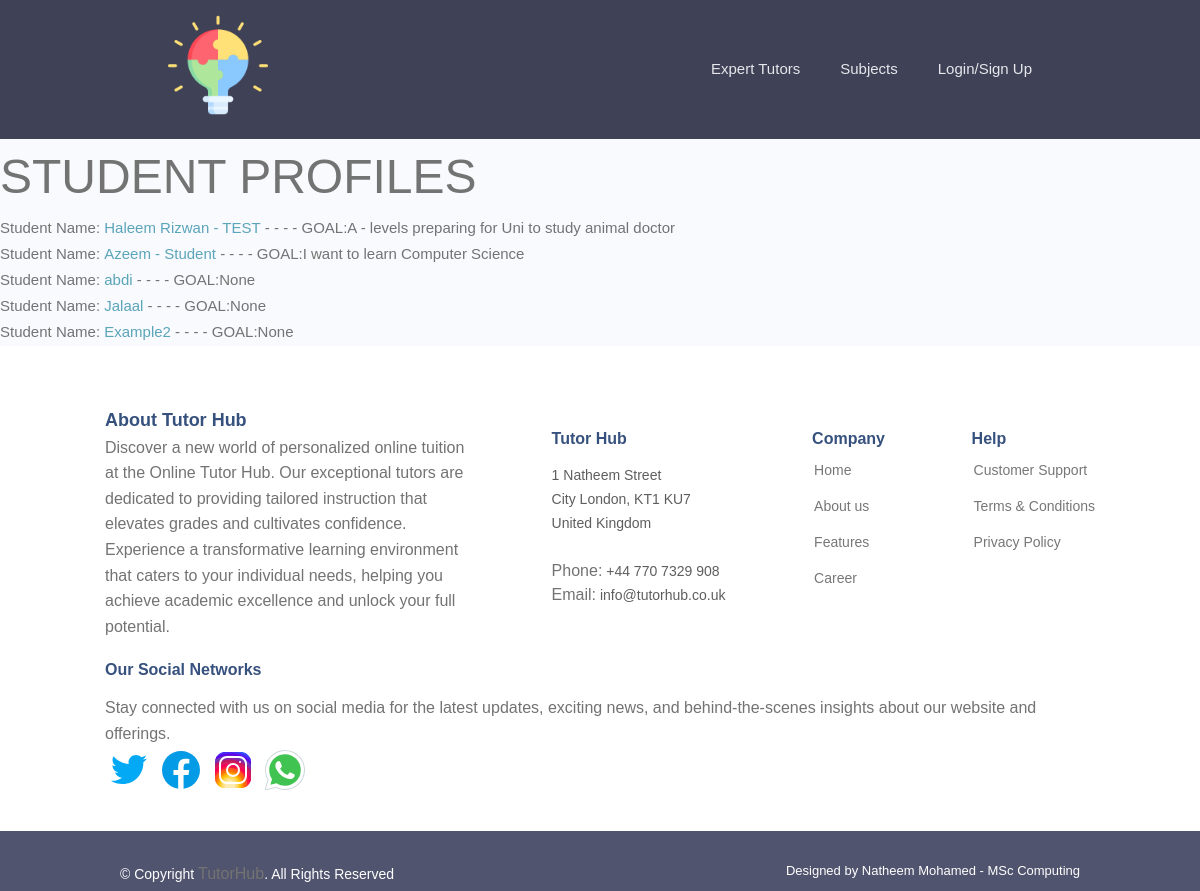
Page /student-profiles/ on the earlier database version.
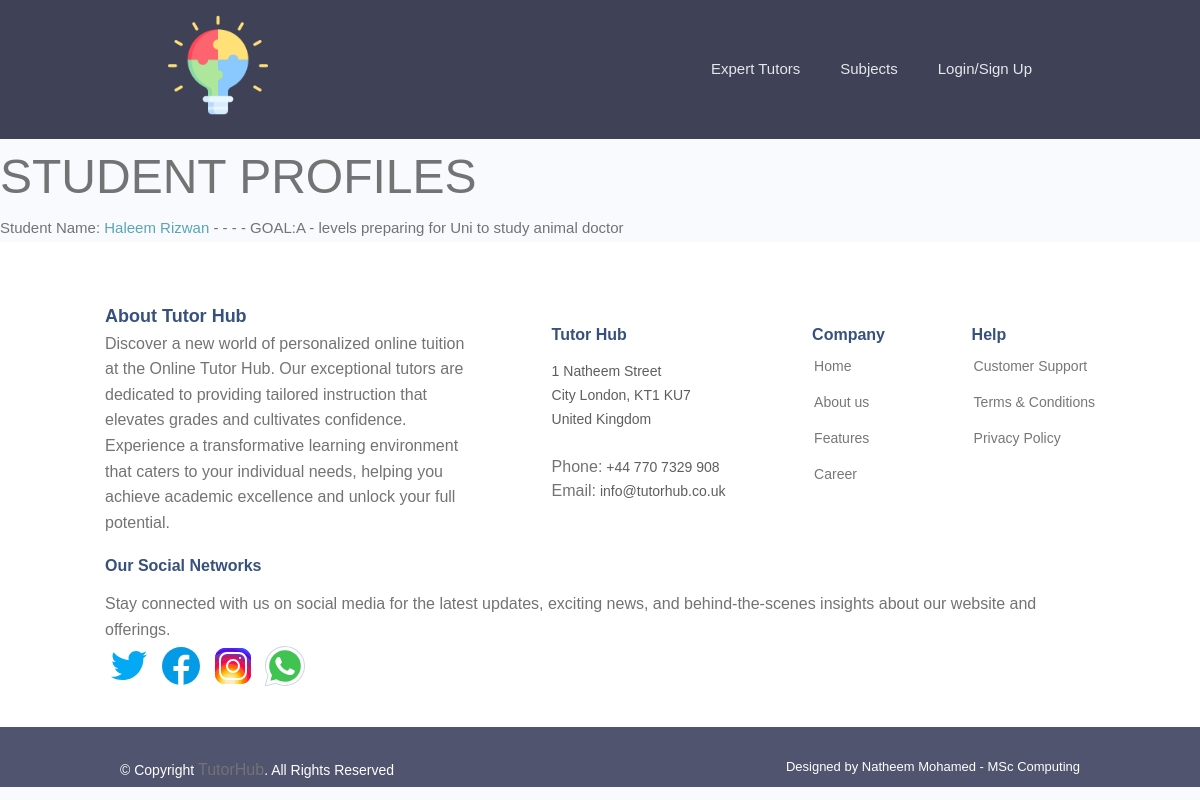
Same page on the later database version.
### userprofile/models.py (models this page shows, shortened)
class StudentProfile(models.Model):
    user = models.OneToOneField(settings.AUTH_USER_MODEL, on_delete=models.CASCADE,
                                       null=True, blank=True)
    email = models.EmailField(max_length=500, blank=False, null=True)
    username = models.CharField(max_length=200, blank=False, null=True)
    name = models.CharField(max_length=200, blank=False, null=True)
    first_name = models.CharField(max_length=300, blank=False, null=True)
    last_name = models.CharField(max_length=300, blank=True, null=True)
    short_goal = models.CharField(max_length=200, blank=True, null=True)
    bio = models.TextField(blank=True, null=True)
    EDUCATION_LEVEL = (
        ('Year 7', 'Year 7 KS3'),
        ('Year 8', 'Year 8 KS3'),
        ('Year 9', 'Year 9 KS3'),
        ('Year 10', 'Year 10 KS4'),
        ('Year 11', 'Year 11 KS4'),
        ('Year 12', 'Year 12 KS5'),
        ('Year 13', 'Year 13 KS5'),
    )
    Year_group = models.CharField(max_length=200, choices=EDUCATION_LEVEL)
    interested_subjects = models.ManyToManyField('MainSubjSkill',blank=True)
    profile_image = models.ImageField(null=True, blank=True, upload_to='student-profile-img/',
                                      default="defaultprofileimg/default.png")
    created = models.DateTimeField(auto_now_add=True)
    id = models.UUIDField(default=uuid.uuid4, unique=True, primary_key=True, editable=False)
    parent_name = models.CharField(max_length=150, blank=True, null=True)
    parent_email = models.EmailField(max_length=500, blank=True, null=True)
    parent_phone = models.CharField(max_length=20, blank=True, null=True)
    PREFERRED_AVAILABILITY_CHOICES = [
        ('Weekday mornings', 'Weekday mornings'),
        ('Weekday afternoons', 'Weekday afternoons'),
        ('Weekday evenings', 'Weekday evenings'),
        ('Weekends mornings', 'Weekends mornings'),
        ('Weekends afternoons', 'Weekends afternoons'),
        ('Weekends evenings', 'Weekends evenings'),
    ]
    preferred_availability = models.CharField(
        max_length=100, choices=PREFERRED_AVAILABILITY_CHOICES, blank=True, null=True
    )

### userprofile/views.py (the view)
# urls.py: path('student-profiles/', views.studentProfiles, name="student-profiles"),
def studentProfiles(request):
    students = StudentProfile.objects.all()
    context = {'students': students}
    return render (request, 'userprofile/student-profiles.html', context)

### userprofile/templates/userprofile/student-profiles.html
{% extends 'main.html' %}
{% block content %}
<h1> STUDENT PROFILES</h1>
<ul>
    {% for student in students %}
        <li> Student Name: <a href="{% url 'student' student.id %}">{{student.username}}</a> - - - - GOAL:{{student.short_goal}}</li>
    {% endfor %}
</ul>
{% endblock content %}

Differences in the rows shown:
removed StudentProfile: username "Azeem - Student", short_goal "I want to learn Computer Science"
removed StudentProfile: username "abdi", short_goal "None"
removed StudentProfile: username "Jalaal", short_goal "None"
removed StudentProfile: username "Example2", short_goal "None"
changed StudentProfile "A - levels preparing for Uni to study animal doctor": username "Haleem Rizwan - TEST" → "Haleem Rizwan"
